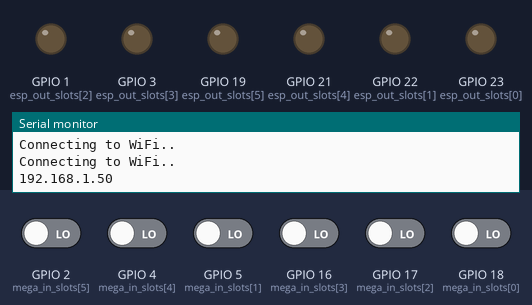
Bench run of a sketch on a simulated ESP32. Parts: output pins drawn as LEDs (lit = HIGH), the last lines printed to the serial monitor. Inputs (shaded band) come from the test bench; at power-on: GPIO 2 (mega_in_slots[5]), GPIO 4 (mega_in_slots[4]), GPIO 5 (mega_in_slots[1]), GPIO 16 (mega_in_slots[3]), GPIO 17 (mega_in_slots[2]), GPIO 18 (mega_in_slots[0]) LOW. WiFi joins after 1.5 s; servers stay silent unless stated.

Above: at 3.2 s.
3.3 s: GPIO 2 (mega_in_slots[5]) driven HIGH
At 4.2 s:
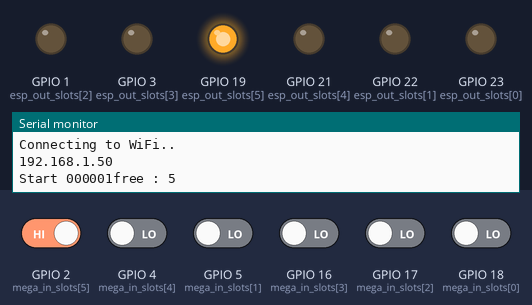
4.8 s: GPIO 4 (mega_in_slots[4]) driven HIGH
At 5.4 s:
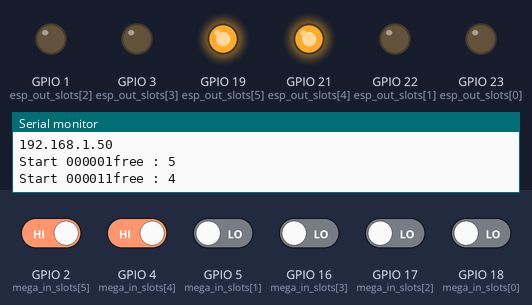
6.3 s: GPIO 5 (mega_in_slots[1]) driven HIGH
At 7.5 s:
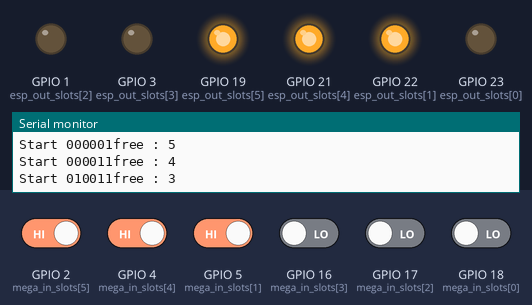
7.8 s: GPIO 16 (mega_in_slots[3]) driven HIGH
At 8.9 s:
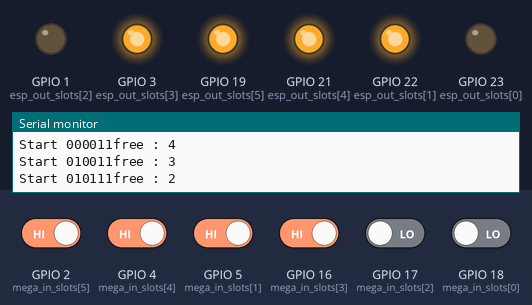
9.3 s: GPIO 17 (mega_in_slots[2]) driven HIGH
At 10.0 s:
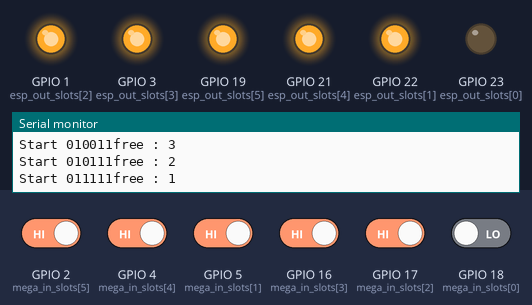
10.8 s: GPIO 18 (mega_in_slots[0]) driven HIGH
At 11.1 s:
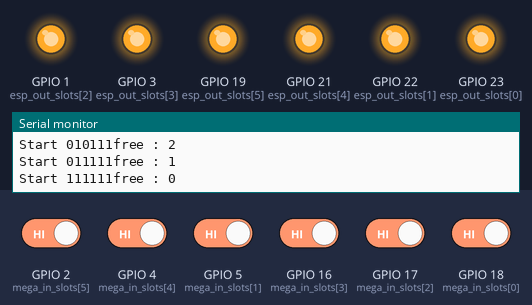
Timing chart, 0 to 13.3 s (numbered marks = the images above; inputs shaded):
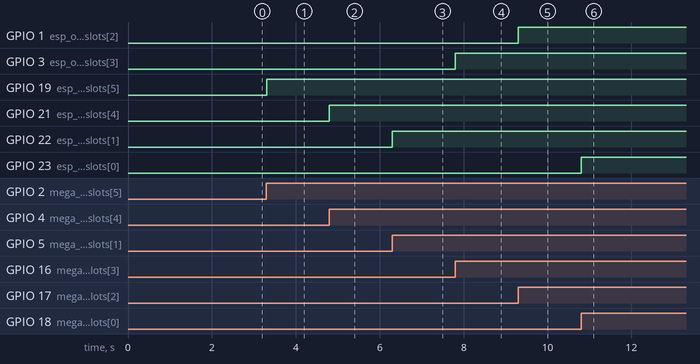

Measured:
- after the input at 3.3 s, GPIO 19 (esp_out_slots[5]): LOW → HIGH at once
- after the input at 4.8 s, GPIO 21 (esp_out_slots[4]): LOW → HIGH at once
- after the input at 6.3 s, GPIO 22 (esp_out_slots[1]): LOW → HIGH at once
- after the input at 7.8 s, GPIO 3 (esp_out_slots[3]): LOW → HIGH at once
- after the input at 9.3 s, GPIO 1 (esp_out_slots[2]): LOW → HIGH at once
- after the input at 10.8 s, GPIO 23 (esp_out_slots[0]): LOW → HIGH at once

The sketch:

sketch_dec22a.ino
```cpp
#include "WiFi.h"
#include "ESPAsyncWebServer.h"
const char index_html[] PROGMEM = R"rawliteral(

<!DOCTYPE html>
<html lang="en">

<head>
    <meta charset="UTF-8">
    <meta name="viewport" content="width=device-width, initial-scale=1.0">
    <title>3N&AMA Garage</title>
    <link rel="preconnect" href="https://fonts.gstatic.com" crossorigin>
    <link
        href="https://fonts.googleapis.com/css2?family=Work+Sans:ital,wght@0,100;0,200;0,300;0,400;0,500;0,600;0,700;0,800;1,100;1,200;1,300;1,400;1,500;1,600;1,700&display=swap"
        rel="stylesheet">
</head>

<body>
    <div class="header">
    </div>

    <div class="header">

        <div class="container">
            <span style=" color: white;"><span style="color: #ff7b73;font-weight: bold; font-size: 50px;">3N&AMA</span>
                Premium Car Garage</span>
            <div class="number-of-cars">
                <span id="numberOfBusySlots">2</span>
            </div>
        </div>
    </div>

    <!-- slots cards -->
    <div class="garage-slots">
        <div class="container">

            <div class="card">
                <div class="box">
                    <div class="content">
                        <h2>01</h2>
                        <h3>Slot 1</h3>
                        <a class="slot1" id="slot1">FULL</a>
                    </div>
                </div>
            </div>

            <div class="card">
                <div class="box">
                    <div class="content">
                        <h2>02</h2>
                        <h3>Slot 2</h3>
                        <a class="slot2" id="slot2">Busy</a>
                    </div>
                </div>
            </div>

            <div class="card">
                <div class="box">
                    <div class="content">
                        <h2>03</h2>
                        <h3>Slot 3</h3>
                        <a class="slot3" id="slot3">Empty</a>
                    </div>
                </div>
            </div>

            <div class="card">
                <div class="box">
                    <div class="content">
                        <h2>04</h2>
                        <h3>Slot 4</h3>
                        <a class="slot4" id="slot4">Empty</a>
                    </div>
                </div>
            </div>

            <div class="card">
                <div class="box">
                    <div class="content">
                        <h2>05</h2>
                        <h3>Slot 5</h3>
                        <a class="slot5" id="slot5">Empty</a>
                    </div>
                </div>
            </div>

            <div class="card">
                <div class="box">
                    <div class="content">
                        <h2>06</h2>
                        <h3>Slot 6</h3>
                        <a class="slot6" id="slot6">Busy</a>
                    </div>
                </div>
            </div>
        </div>
    </div>


</body>
<style>
    :root {

        --full-color: #BA3B0A;
        --empty-color: #23c186;

    }

    * {
        margin: 0px;
        padding: 0px;
        -webkit-box-sizing: border-box;
        -moz-box-sizing: border-box;
        box-sizing: border-box;
    }

    html {
        scroll-behavior: smooth;
    }

    body {
        font-family: "Work Sans", sans-serif;
        background-color: black;
    }


    .container {
        width: 600px;
        padding-left: 15px;
        padding-right: 15px;
        margin-left: auto;
        margin-right: auto;
        background: black;
    }

    .header .container {
        display: flex;
        justify-content: space-between;
        align-items: center;
        padding-top: 10px;
    }

    .header .logo {
        width: 21%;
        height: auto;
        transition-duration: 0.5s;
    }

    /* Small */
    @media (min-width: 768px) {
        .container {
            width: 750px;
        }
    }

    /* Medium */
    @media (min-width: 992px) {
        .container {
            width: 970px;
        }
    }

    /* Large */
    @media (min-width: 1200px) {
        .container {
            width: 1170px;
        }
    }

    .garage-slots {
        padding-top: 60px;
        padding-bottom: 60px;
        background-color: black;
    }

    .garage-slots .container {

        display: grid;
        grid-template-columns: repeat(auto-fill, minmax(300px, 1fr));
        grid-gap: 0px;
    }

    .garage-slots .content {
        padding-left: 20px;
        padding-right: 20px;
        text-align: center;

    }


    body .container .card {
        position: relative;
        min-width: 320px;
        height: 200px;
        box-shadow: inset 5px 5px 5px rgba(0, 0, 0, 0.2),
            inset -5px -5px 15px rgba(255, 255, 255, 0.1),
            5px 5px 15px rgba(0, 0, 0, 0.3), -5px -5px 15px rgba(255, 255, 255, 0.1);
        border-radius: 15px;
        margin: 30px;
        transition: 0.5s;
    }


    .box a {
        background: var(--empty-color);
    }

    .box .slot2,
    .box .slot6 {
        background: var(--full-color);
    }

    body .container .card .box {
        position: absolute;
        top: 20px;
        left: 20px;
        right: 20px;
        bottom: 20px;
        background: #2a2b2f;
        border-radius: 15px;
        display: flex;
        justify-content: center;
        align-items: center;
        overflow: hidden;
        transition: 0.5s;
    }

    body .container .card .box:hover {
        transform: translateY(-22px);
    }

    body .container .card .box:before {
        content: "";
        position: absolute;
        top: 0;
        left: 0;
        width: 50%;
        height: 100%;
        background: rgba(255, 255, 255, 0.03);
    }

    body .container .card .box .content {
        padding: 20px;
        text-align: center;
    }

    body .container .card .box .content h2 {
        position: absolute;
        top: -10px;
        right: 30px;
        font-size: 8rem;
        color: rgba(255, 255, 255, 0.1);
    }

    body .container .card .box .content h3 {
        font-size: 1.8rem;
        color: #fff;
        z-index: 1;
        transition: 0.5s;
        margin-bottom: 15px;
    }

    body .container .card .box .content p {
        font-size: 1rem;
        font-weight: 300;
        color: rgba(255, 255, 255, 0.9);
        z-index: 1;
        transition: 0.5s;
    }

    body .container .card .box .content a {
        position: relative;
        display: inline-block;
        padding: 8px 20px;
        border-radius: 5px;
        text-decoration: none;
        color: white;
        margin-top: 20px;
        box-shadow: 0 10px 20px rgba(0, 0, 0, 0.2);
        transition: 0.5s;
    }

    body .container .card .box .content a:hover {
        box-shadow: 0 10px 20px rgba(0, 0, 0, 0.6);
        background: #fff;
        color: #000;
    }

    .buttons .container {
        margin-top: 20px;
        display: flex;
        justify-content: space-between;
        align-items: center;

    }

    .number-of-cars {
        margin-top: 20px;
        display: table;
        overflow: hidden;
        text-align: center;
        width: 120px;
        height: 120px;
        background-color: #000000;
        border-radius: 50%;
        box-shadow:
            inset 0 0 10px #fff,
            inset 10px 0 10px #000,
            inset -10px 0 10px #000,
            inset 10px 0 100px #000,
            inset -10px 0 100px #000,
            0 0 25px #fff,
            0 0 10px #fff,
            0 0 10px #000;


    }

    .number-of-cars span {
        display: table-cell;
        vertical-align: middle;
        font-size: 40px;
        font-weight: 400;
        color: rgb(255 255 255 /80%);
    }
</style>
<script>
    if (!!window.EventSource) {
        var source = new EventSource('/events');

        source.addEventListener('open', function (e) {
            console.log("Events Connected");
        }, false);
        source.addEventListener('error', function (e) {
            if (e.target.readyState != EventSource.OPEN) {
                console.log("Events Disconnected");
            }
        }, false);

        source.addEventListener('message', function (e) {
            console.log("message", e.data);
        }, false);

        source.addEventListener('busy', function (e) {
            console.log("busy", e.data);
            setBusy(e.data)
        }, false);

        source.addEventListener('empty', function (e) {
            console.log("empty", e.data);
            setEmpty(e.data)
        }, false);

        source.addEventListener('totlabusy', function (e) {
            console.log("totlabusy", e.data);
            getNumberOfBusy(e.data)
        }, false);

        function getNumberOfBusy(x) {
            document.getElementById("numberOfBusySlots").innerHTML = x;
        }
        function setBusy(x) {
            var slot = document.getElementById("slot" + x.toString());
            slot.style.backgroundColor = "#BA3B0A";
            slot.textContent = "Busy"
        }
        function setEmpty(x) {
            var slot = document.getElementById("slot" + x.toString());
            slot.style.backgroundColor = "#23c186";
            slot.textContent = "Empty"
        }

    }

</script>

</html>

)rawliteral";


const char customer_html[] PROGMEM = R"rawliteral(

<!DOCTYPE html>
<html lang="en">

<head>
    <meta charset="UTF-8">
    <meta name="viewport" content="width=device-width, initial-scale=1.0">
    <title>3N&AMA Garage</title>
    <link rel="stylesheet" href="css/customer.css">
    <link rel="stylesheet" href="css/normalize.css" <link rel="preconnect" href="https://fonts.googleapis.com">
    <link rel="stylesheet" href="css/all.min.css">
    <link rel="preconnect" href="https://fonts.gstatic.com" crossorigin>
    <link
        href="https://fonts.googleapis.com/css2?family=Work+Sans:ital,wght@0,100;0,200;0,300;0,400;0,500;0,600;0,700;0,800;1,100;1,200;1,300;1,400;1,500;1,600;1,700&display=swap"
        rel="stylesheet">
</head>

<body>
    <div class="header">

        <div class="container">
            <span style=" color: white;"><span style="color: #ff7b73;font-weight: bold; font-size: 50px;">3N&AMA</span>
                Premium Car Garage</span>
            <div class="number-of-cars">
                <span>2</span>
            </div>
        </div>
    </div>
    <div class="header">

        <div class="container">
            <span class="landing-text">Welcome To Our Garage :)</span>
        </div>
        <div class="container">
            <span class="fees">Please Pay your Fees to open the gate</span>
        </div>

        <div class="container">

            <div class="container__item" id="inputContainer">
                <form action="/get">
                    <input type="number" class="form__field" placeholder="Enter Your Slot Number" name="input_integer"
                        id="paySlotText" required min="0" max="6" />
                    <input type="submit" onclick="a()" class="btn btn--primary btn--inside uppercase"
                        id="paySlotButton">Pay</input>
                </form>
            </div>


        </div>
        <div class="container">
            <span style="color: white; display: none;" id="thankMessage">Thank You, The Door Will Open!😊</span>
        </div>
</body>

<style>
    :root {

        --full-color: #BA3B0A;
        --empty-color: #23c186;

    }

    * {
        margin: 0px;
        padding: 0px;
        -webkit-box-sizing: border-box;
        -moz-box-sizing: border-box;
        box-sizing: border-box;
    }

    html {
        scroll-behavior: smooth;
    }

    body {
        font-family: "Work Sans", sans-serif;
        background-color: black;
    }


    .container {
        width: 600px;
        padding-left: 15px;
        padding-right: 15px;
        margin-left: auto;
        margin-right: auto;
        background: black;
    }

    .header .container {
        display: flex;
        justify-content: center;
        align-items: center;
        padding-top: 10px;
    }

    /* .logo:hover {
margin-top: 15px;
width: 22%;
} */

    /* Small */
    @media (min-width: 768px) {
        .container {
            width: 750px;
        }
    }

    /* Medium */
    @media (min-width: 992px) {
        .container {
            width: 970px;
        }
    }

    /* Large */
    @media (min-width: 1200px) {
        .container {
            width: 1170px;
        }
    }

    .landing-text {
        color: white;
        margin-top: 20px;
        font-weight: 800;

    }

    .fees {
        color: #b7b7b7;
        margin-top: 150px;
        font-weight: 400;
        margin-bottom: 50px;
    }


    .input-slot-number {

        font-weight: 300px;
        margin-bottom: 20px;
        width: 60px;
        border-radius: 5px;

    }

    .uppercase {
        text-transform: uppercase;
    }

    .btn {
        display: inline-block;
        background: transparent;
        color: inherit;
        font: inherit;
        border: 0;
        outline: 0;
        padding: 0;
        transition: all 200ms ease-in;
        cursor: pointer;
    }

    .btn--primary {
        background: #ff7b73;
        color: #fff;
        box-shadow: 0 0 10px 2px rgba(0, 0, 0, 0.1);
        border-radius: 2px;
        padding: 12px 36px;
    }

    .btn--primary:hover {
        background: #fa6a63;
    }

    .btn--primary:active {
        background: #ff7b73;
        box-shadow: inset 0 0 10px 2px rgba(0, 0, 0, 0.2);
    }

    .btn--inside {
        margin-left: -96px;
    }

    .form__field {
        width: 360px;
        background: #fff;
        color: black;
        font: inherit;
        box-shadow: 0 6px 10px 0 rgba(0, 0, 0, 0.1);
        border: 0;
        outline: 0;
        padding: 22px 18px;
    }
</style>
<script>
    function a() {
        var slot = document.getElementById("paySlotText").value;
        if (slot >= 1 && slot <= 6) {
        }
        console.log(slot)
        document.getElementById("inputContainer").style.display = "none";
        document.getElementById("thankMessage").style.display = "block";
        // var xhr = new XMLHttpRequest();
        // xhr.open("GET", "/" + "open", true);
        // xhr.send();

    }
</script>

</html>

)rawliteral";


const char* ssid = "Nora_EXT";
const char* password =  "KiKo201214*";
const char* input_parameter2 = "input_integer";
String input_message;
AsyncWebServer server1(80);
AsyncWebServer server2(81);

int slot1;
int slot2;
int slot3;
int slot4;
int slot5;
int slot6;
int busySlots;

void getSlotsReading() {
  slot1=0;
  slot2=0;
  slot3=1;
  slot4=1;
  slot5=0;
  slot6=0;

  busySlots=0;
}

AsyncEventSource events("/events");

unsigned long lastTime = 0;
unsigned long timerDelay = 10000;

//____________________transmitting data from mega to esp____________________

const int number_of_parking_slots =6;
int esp_out_slots[6]={23,22,1,3,21,19};
int mega_in_slots[6]={18,5,17,16,4,2};

int free_count =number_of_parking_slots;
int free_S[number_of_parking_slots] = {0};
void print_arr()
{
 Serial.print("Start ");
  for(int i = 0 ; i < 6 ; i++)
  {
    Serial.print(free_S[i]);
  }
 Serial.print("free : ");
  Serial.println(free_count);

}
void setup_transmitting_data(){
  for (int index=0;index<number_of_parking_slots;index++){
   pinMode(esp_out_slots[index],OUTPUT);
   pinMode(mega_in_slots[index],INPUT);
   }
}

void get_data_from_mega(){
  for(int i=0;i<number_of_parking_slots;i++){
    if(digitalRead(mega_in_slots[i])!=free_S[i] &&digitalRead(mega_in_slots[i])==HIGH ){

      free_S[i]=1;
      free_count--;
      print_arr();
    }
  }
}
void send_data_to_mega(){
  for(int i=0; i<number_of_parking_slots ;i++){
    if(free_S[i])
    digitalWrite(esp_out_slots[i],HIGH);
    else
    digitalWrite(esp_out_slots[i],LOW);
  }
}

void main_logic()
{
  if (Serial.available())
  {
    char s = Serial.read();

    int ind = s -'0';
    //open_motor_A(5000);
    Serial.println(ind);
    if(ind >=1 && ind <=6){
      free_S[ind-1]=0;
      free_count++;
      print_arr();

    }
  }
  send_data_to_mega();
  get_data_from_mega();

  //if(input_message != "" )
   // {
   //    free_S [(input_message[0]-'0')-1]=0;
   //    free_count++;
   //    print_arr();
   // }
}
//__________________end section_______________
void setup(){
  setup_transmitting_data();
  Serial.begin(115200);

  WiFi.begin(ssid, password);

  while (WiFi.status() != WL_CONNECTED) {
    delay(1000);
    Serial.println("Connecting to WiFi..");
  }

  Serial.println(WiFi.localIP());

  server1.on("/", HTTP_GET, [](AsyncWebServerRequest *request){
    request->send(200, "text/html", index_html);
  });

  server2.on("/", HTTP_GET, [](AsyncWebServerRequest *request){
    request->send(200, "text/html", customer_html);
  });

  events.onConnect([](AsyncEventSourceClient *client){
  if(client->lastId()){
    Serial.printf("Client reconnected! Last message ID that it got is: %u\n", client->lastId());
  }
    client->send("hello!", NULL, millis(), 10000);
  });


  server2.on("/get", HTTP_GET, [] (AsyncWebServerRequest *request) {
    String input_parameter;
    input_message = request->getParam(input_parameter2)->value();
    input_parameter = input_parameter2;
    Serial.println(input_message);
    request->send(200, "text/html", "HTTP GET request sent to your ESP on input field ("+ input_parameter + ") with value: " + input_message + "<br><a href=\"/\">Return to Home Page</a>");
  });
  server1.addHandler(&events);
  server1.begin();
  server2.begin();
}

void loop() {
  getSlotsReading();

  // Serial.printf("slot1: ", slot1);
  // Serial.printf("slot2: ", slot2);
  // Serial.printf("slot3: ", slot3);
  // Serial.printf("slot4: ", slot4);
  // Serial.printf("slot5: ", slot5);
  // Serial.printf("slot6: ", slot6);
  // Serial.printf("number of busy slots: ", busySlots);
  // Serial.println();
   main_logic();

/*
  events.send("test",NULL,millis());
  if(slot1==1) {
    events.send(String(1).c_str(),"empty",millis());
  }
  else {
    events.send(String(1).c_str(),"busy",millis());
  }

  if(slot2==1) {
    events.send(String(2).c_str(),"empty",millis());
  }
  else {
    events.send(String(2).c_str(),"busy",millis());
  }

  if(slot3==1) {
    events.send(String(3).c_str(),"empty",millis());
  }
  else {
    events.send(String(3).c_str(),"busy",millis());
  }
  if(slot4==1) {
    events.send(String(4).c_str(),"empty",millis());
  }
  else {
    events.send(String(4).c_str(),"busy",millis());
  }

  if(slot5==1) {
    events.send(String(5).c_str(),"empty",millis());
  }
  else {
    events.send(String(5).c_str(),"busy",millis());
  }

  if(slot6==1) {
    events.send(String(6).c_str(),"empty",millis());
  }
  else {
    events.send(String(6).c_str(),"busy",millis());
  }

  events.send(String(busySlots).c_str(),"totlabusy",millis());
*/
}
```
